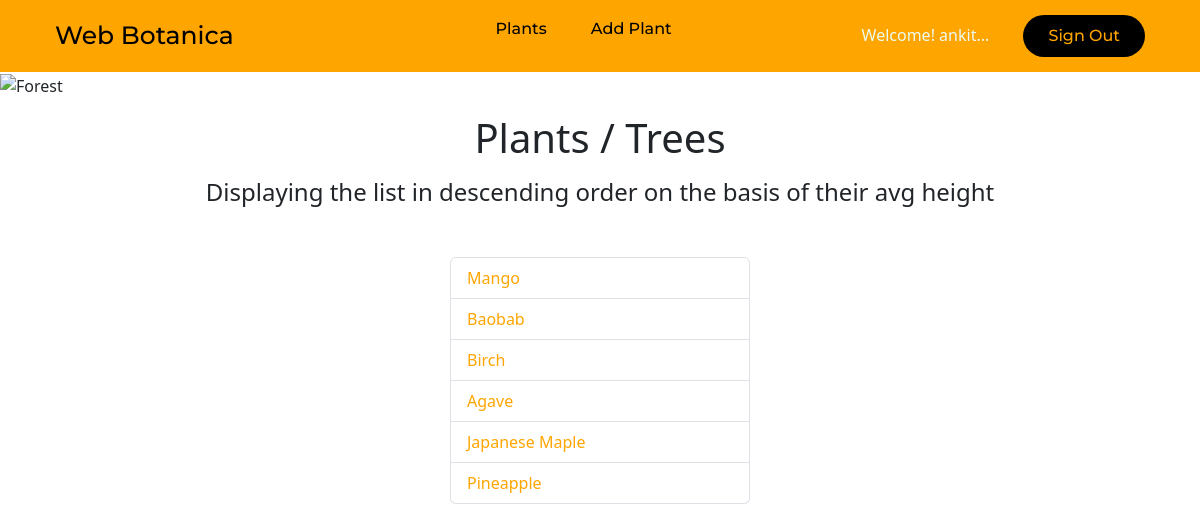
Before: /plants/ (signed in) with the older database file.
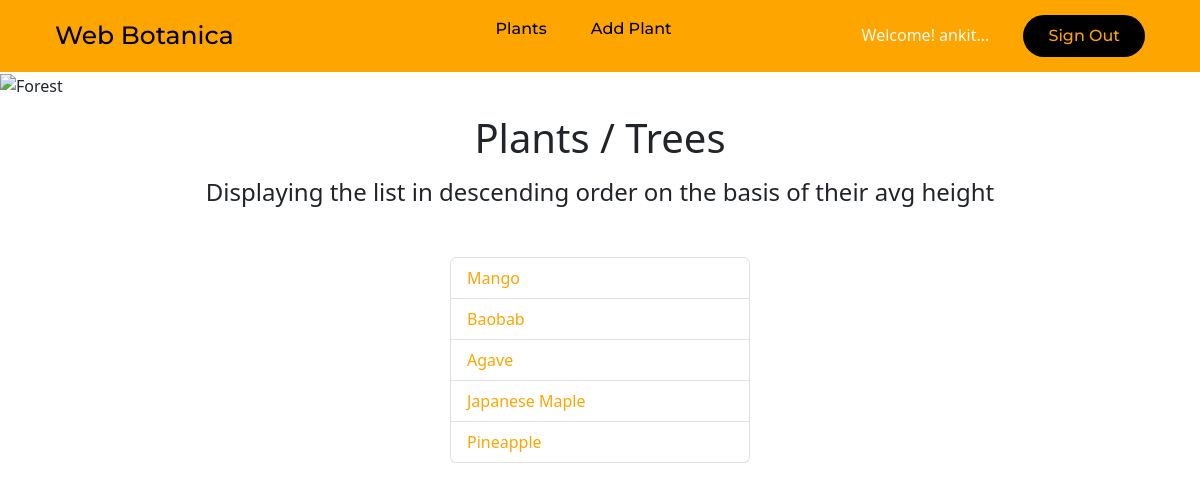
After: the same page with the newer database file.
### plants/models.py (models this page shows, shortened)
class Plant(models.Model): # each class variable represents a database i.e. table field in the model
    name = models.CharField(max_length=200)
    country = models.CharField(max_length=50)
    climate = models.CharField(max_length=200)
    soil = models.CharField(max_length=200)
    family = models.CharField(max_length=200)
    height = models.FloatField()
    user_id = models.CharField(max_length=100, null=True)

### plants/views.py (the view)
# urls.py: path('', views.index, name='index'),
def index(request):
    if request.user.is_authenticated:
        current_user=request.user
        tallest_plants = Plant.objects.order_by('-height')[:15]
        context = {'tallest_plants': tallest_plants}
        return render(request, 'plants/index.html', context)
    else:
        return redirect("/")

### plants/templates/plants/index.html
{% extends "plants/base_generic.html" %}
{% block content %}
<img class="banner" src="https://cdn.pixabay.com/photo/2018/08/21/23/29/forest-3622519_1280.jpg" alt="Forest">
<h1 class="text-center mt-3">Plants / Trees<h1>
<h4 class="text-center mt-3">Displaying the list in descending order on the basis of their avg height</h4>
<div class="data-1">
{% if tallest_plants %}
<ul class="list-group">
    {% for plant in tallest_plants %}
  <li class="list-group-item"><a href="{% url 'plants:show' plant.id %}">{{ plant.name }}</a></li>
  {% endfor %}
</ul>
{% else %}
    <p>There are no plants recorded.</p>
{% endif %}
</div>
{% endblock content %}

### plants/templates/plants/base_generic.html (shortened to what this page needs)
{% load static %}
<!DOCTYPE html>
<html>
<head>
    <link rel="stylesheet" href="{% static '/styles.css' %}" />
    <link href="https://cdn.jsdelivr.net/npm/bootstrap@5.3.0-alpha3/dist/css/bootstrap.min.css" rel="stylesheet">
</head>
<body>
    <header>
        <div class="heading"><a> Web Botanica</a></div>
        <nav>
            <ul class="nav_links">
                {% if user.is_authenticated %}
                <div class="barlinks">
                <li><a href="/plants">Plants</a></li>
                <li><a href="/plants/add_plant">Add Plant</a></li>
                </div>
                {% endif %}
            </ul>
        </nav>
        <div class="signin_button">
            {% if user.is_authenticated %}
                <div class="greetings"> Welcome! {{user.username}}...
                <a href="{% url 'sign_out' %}"><button>Sign Out</button></a>
            {% else %}
                <a href="{% url 'sign_in' %}"><button>Sign In</button></a>
            {% endif %}
        </div>
    </header>
    <main>
        {% block content %}{% endblock %}
    </main>
</body>
</html>

### static/styles.css (style rules this page uses)
* { box-sizing: border-box; margin: 0; padding: 0; }
.banner { height: 300px; width: 100%; object-fit: cover; object-position: bottom; }
.greetings { color: #EDFBF1; }
.heading a { font-family: "Montserrat", sans-serif; font-weight: 500; font-size: 25px; color: #D4F6DD; text-decoration: none; }
header { display: flex; justify-content: space-between; align-items: center; padding: 30px 10%; background: #156d74; }
.nav_links { list-style: none; }
.nav_links li { display: inline-block; padding: 0px 20px; }
.nav_links li a { font-family: "Montserrat", sans-serif; font-weight: 500; font-size: 16px; color: #57BB72; text-decoration: none; }
.nav_links li a { transition: all 0.3s ease 0s; }
.signin_button button { font-family: "Montserrat", sans-serif; font-weight: 500; font-size: 16px; color: #57BB72; text-decoration: none; }
.signin_button button { padding: 9px 25px; background-color: rgba(0,0,0,1); border: none; border-radius: 50px; cursor: pointer; transition: all 0.3s ease 0s; }
a { text-decoration: none !important; color: orange !important; }
header { background: orange; padding: 15px; }
.heading a { color: black !important; padding: 40px; }
.greetings a { margin-left: 30px; padding-right: 40px; }
.data-1 { width: 50%; margin: 0 auto; }
.data-1 ul { width: 50%; margin: 0 auto; margin-top: 50px; margin-bottom: 50px; }
.signin_button button { color: orange !important; }
.barlinks a { color: black !important; }

Changed rows visible on the page:
removed Plant: name "Birch"
